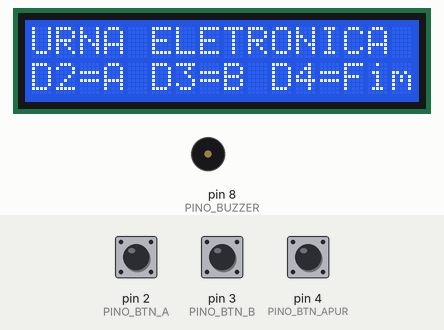
The sketch below on a simulated Arduino Uno, built with avr-gcc and run on an emulated ATmega328P. Parts: 16×2 character LCD, buzzer (waves = sounding). The test bench sets the inputs (shaded band); at power-on: pin 2 (PINO_BTN_A) HIGH, pin 4 (PINO_BTN_APUR) HIGH, pin 3 (PINO_BTN_B) HIGH. What the sketch prints to the serial monitor is not drawn.

Above: at 1.2 s.
1.3 s: pin 2 (PINO_BTN_A) pulled LOW for 0.15 s
At 3.4 s:
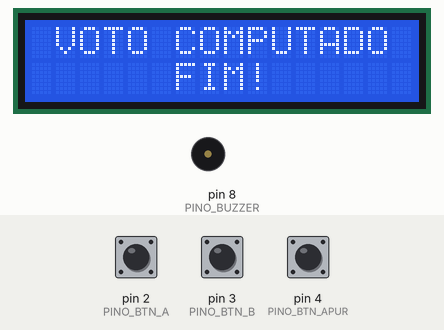
4.4 s: pin 4 (PINO_BTN_APUR) pulled LOW for 0.15 s
At 5.4 s:
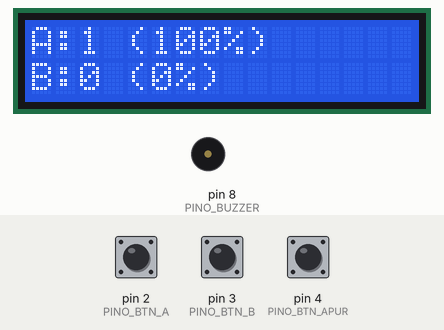
7.5 s: pin 3 (PINO_BTN_B) pulled LOW for 1 s
At 9.2 s:
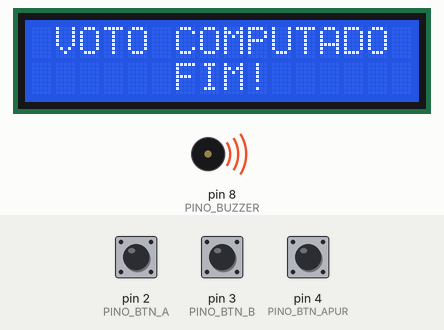
11.5 s: pin 4 (PINO_BTN_APUR) pulled LOW for 1 s
At 12.0 s:
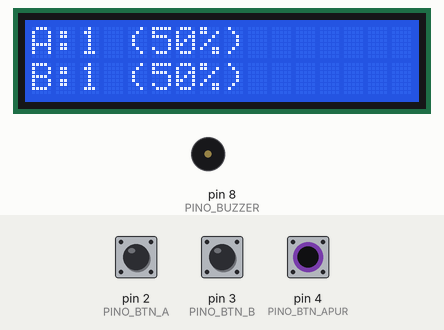
15.5 s: pin 4 (PINO_BTN_APUR) pulled LOW for 3.2 s
21.1 s: pin 2 (PINO_BTN_A) pulled LOW for 1 s
At 23.2 s:
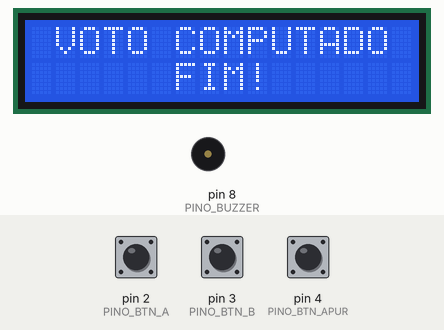
Timing chart, 0 to 24.7 s (numbered marks = the images above; inputs shaded):
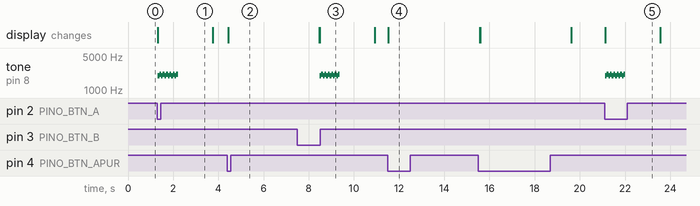

The sketch:

p75_urna_eletronica_de_votacao.ino
```cpp
// ============================================================================
// Projeto 75 — Urna Eletrônica de Votação
// Placa: Arduino Uno R3 (ATmega328P) | Bibliotecas: Wire, LiquidCrystal I2C
// Material: 80 Projetos Arduino
// Sistema de votação com 3 botões (Chapa A, Chapa B, Apuração), LCD I2C e Buzzer
// ============================================================================

#include <Wire.h>
#include <LiquidCrystal_I2C.h>

const byte PINO_BTN_A    = 2;  // Voto na Chapa A (INPUT_PULLUP)
const byte PINO_BTN_B    = 3;  // Voto na Chapa B (INPUT_PULLUP)
const byte PINO_BTN_APUR = 4;  // Botão Boletim de Urna / Apuração
const byte PINO_BUZZER   = 8;  // Buzzer Passivo (som "FIM")
const byte PINO_I2C_SDA  = A4; // Barramento I2C SDA
const byte PINO_I2C_SCL  = A5; // Barramento I2C SCL

LiquidCrystal_I2C lcd(0x27, 16, 2);

unsigned int votosA = 0;
unsigned int votosB = 0;

void tocarSomUrna() {
  // Alterna duas notas agudas reproduzindo o timbre clássico da urna
  for (byte i = 0; i < 6; i++) {
    tone(PINO_BUZZER, 1980, 70);
    delay(75);
    tone(PINO_BUZZER, 2090, 70);
    delay(75);
  }
  noTone(PINO_BUZZER);
}

void mostrarTelaPronta() {
  lcd.clear();
  lcd.setCursor(0, 0);
  lcd.print(F("URNA ELETRONICA"));
  lcd.setCursor(0, 1);
  lcd.print(F("D2=A D3=B D4=Fim"));
}

void confirmarVoto() {
  lcd.clear();
  lcd.setCursor(1, 0);
  lcd.print(F("VOTO COMPUTADO"));
  lcd.setCursor(6, 1);
  lcd.print(F("FIM!"));
  tocarSomUrna();

  Serial.print(F("Voto registrado com sucesso! Total de eleitores: "));
  Serial.println(votosA + votosB);

  delay(1500);
  mostrarTelaPronta();
}

void setup() {
  (void)PINO_I2C_SDA;
  (void)PINO_I2C_SCL;
  Serial.begin(9600);

  pinMode(PINO_BTN_A, INPUT_PULLUP);
  pinMode(PINO_BTN_B, INPUT_PULLUP);
  pinMode(PINO_BTN_APUR, INPUT_PULLUP);
  pinMode(PINO_BUZZER, OUTPUT);

  lcd.init();
  lcd.backlight();
  mostrarTelaPronta();

  Serial.println(F("Sistema pronto! Urna Eletronica Escolar."));
}

void loop() {
  if (digitalRead(PINO_BTN_A) == LOW) {
    votosA++;
    confirmarVoto();
  } else if (digitalRead(PINO_BTN_B) == LOW) {
    votosB++;
    confirmarVoto();
  } else if (digitalRead(PINO_BTN_APUR) == LOW) {
    unsigned int total = votosA + votosB;
    unsigned int pctA = (total > 0) ? (unsigned int)((votosA * 100UL) / total) : 0;
    unsigned int pctB = (total > 0) ? (100 - pctA) : 0;

    lcd.clear();
    lcd.setCursor(0, 0);
    lcd.print(F("A:"));
    lcd.print(votosA);
    lcd.print(F(" ("));
    lcd.print(pctA);
    lcd.print(F("%)"));

    lcd.setCursor(0, 1);
    lcd.print(F("B:"));
    lcd.print(votosB);
    lcd.print(F(" ("));
    lcd.print(pctB);
    lcd.print(F("%)"));

    Serial.println(F("=== BOLETIM DE URNA ==="));
    Serial.print(F("Chapa A: "));
    Serial.print(votosA);
    Serial.print(F(" votos ("));
    Serial.print(pctA);
    Serial.print(F("%) | Chapa B: "));
    Serial.print(votosB);
    Serial.print(F(" votos ("));
    Serial.print(pctB);
    Serial.println(F("%)"));

    delay(4000);
    mostrarTelaPronta();
  }
}
```

Measured:
- after the input at 1.3 s, tone on pin 8 (PINO_BUZZER): silent → 1980 Hz at once, then repeats every 0.15 s: 2090 Hz 0.08 s, 1980 Hz 0.08 s, until it stays silent from 2.2 s; the display: changes at once (image 1)
- after the input at 4.4 s, the display: changes at once (image 2)
- after the input at 7.5 s, tone on pin 8 (PINO_BUZZER): silent → 1980 Hz after 0.99 s, then repeats every 0.15 s: 2090 Hz 0.08 s, 1980 Hz 0.08 s, until it stays silent from 9.4 s; the display: first differs from a run without the input after 0.99 s (image 3)
- after the input at 11.5 s, the display: changes at once (image 4)
- after the input at 21.1 s, tone on pin 8 (PINO_BUZZER): silent → 1980 Hz at once, then repeats every 0.15 s: 2090 Hz 0.08 s, 1980 Hz 0.08 s, until it stays silent from 22.0 s; the display: changes at once (image 5)
